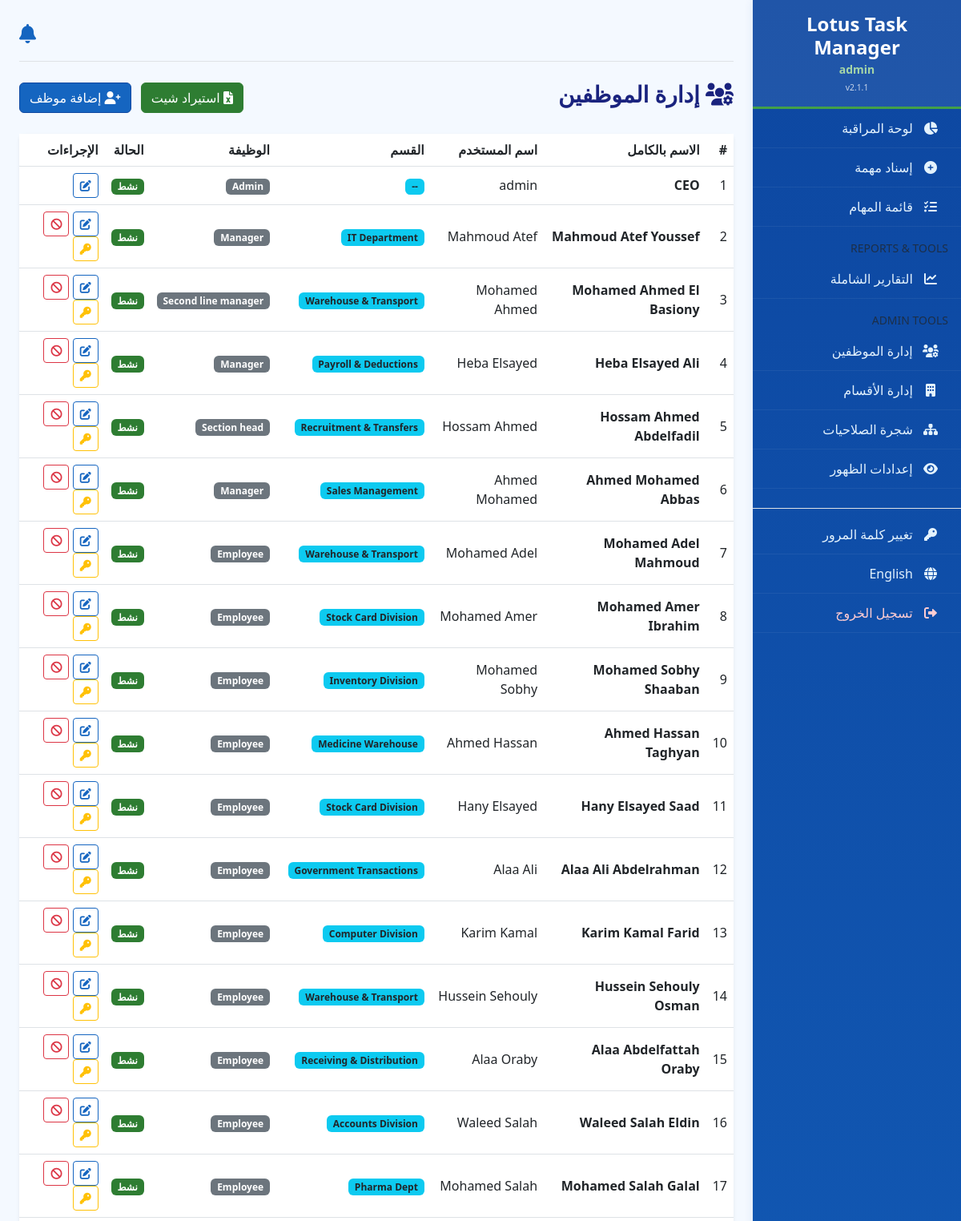
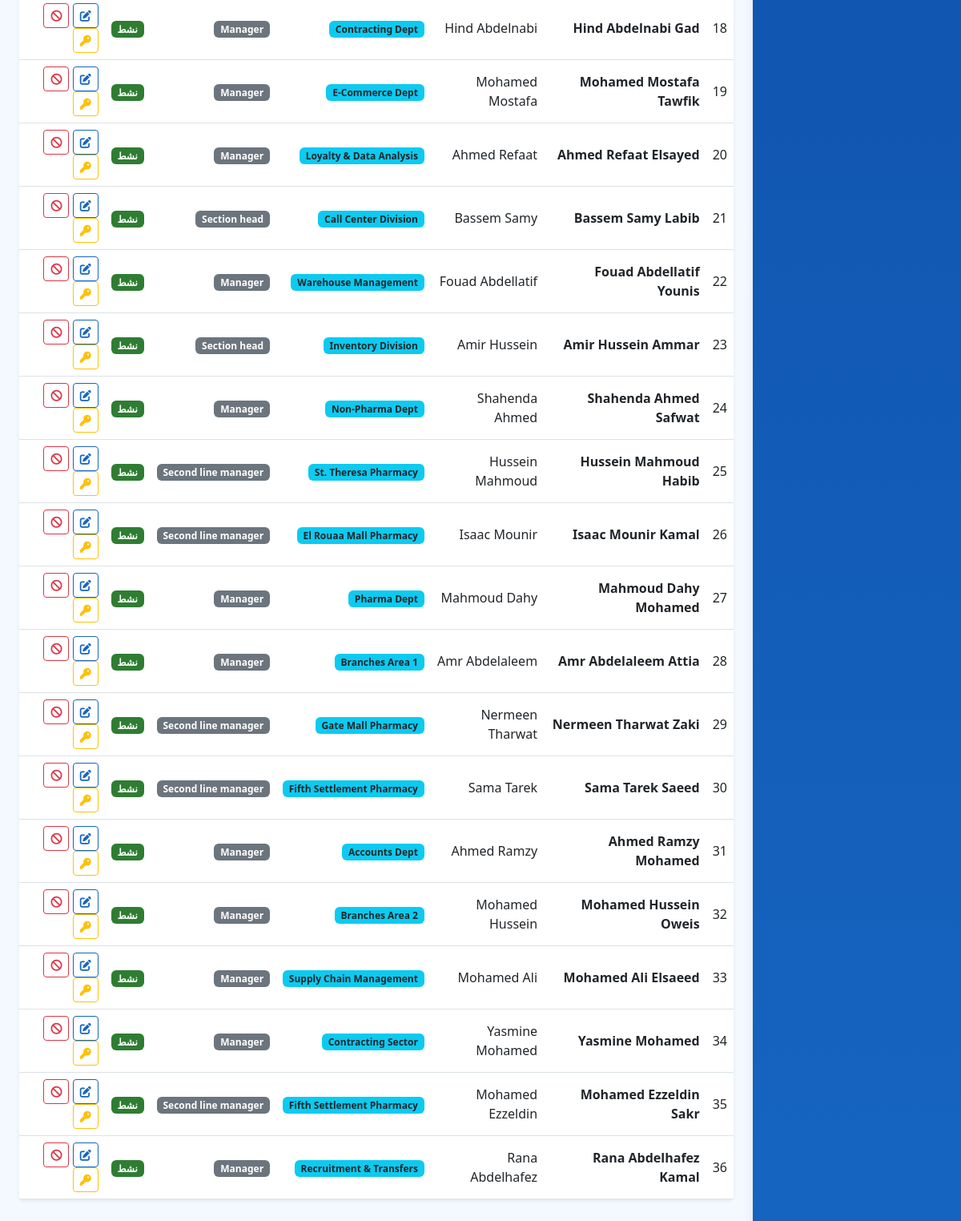
The app's page /admin/users (signed in) with its own data (2 pictures, top to bottom).
### app.py (models this page shows)
class User(UserMixin, db.Model):
    id = db.Column(db.Integer, primary_key=True)
    full_name = db.Column(db.String(100))
    username = db.Column(db.String(50), unique=True)
    email = db.Column(db.String(120), nullable=True)
    password = db.Column(db.String(200))
    role = db.Column(db.String(50))
    is_active = db.Column(db.Boolean, default=True)
    department_id = db.Column(db.Integer, db.ForeignKey('department.id'), nullable=True)

class Department(db.Model):
    id = db.Column(db.Integer, primary_key=True)
    name = db.Column(db.String(100), unique=True, nullable=False)
    head_id = db.Column(db.Integer, db.ForeignKey('user.id'), nullable=True)
    head = db.relationship('User', foreign_keys=[head_id])
    users = db.relationship('User', backref='department', lazy=True, foreign_keys='User.department_id')

### app.py (the view)
@app.route('/admin/users')
@login_required
@admin_required
def manage_users(): return render_template('manage_users.html', users=User.query.all(), departments=Department.query.all(), roles=AVAILABLE_ROLES)

### app.py (called while the page is built)
@login_manager.user_loader
def load_user(user_id): return User.query.get(int(user_id))

def admin_required(f):
    @wraps(f)
    def decorated(*args, **kwargs):
        if not current_user.is_authenticated or current_user.role not in ['admin', 'CEO']:
            flash('غير مصرح لك بدخول هذه الصفحة' if session.get('lang', 'ar') == 'ar' else 'Access denied', 'danger')
            return redirect(url_for('dashboard'))
        return f(*args, **kwargs)
    return decorated

def user_can_see(feature_key):
    if not current_user.is_authenticated:
        return False
    setting = FeatureVisibility.query.filter_by(feature_key=feature_key).first()
    if not setting:
        default_roles = DEFAULT_FEATURE_VISIBILITY.get(feature_key, AVAILABLE_ROLES)
        return current_user.role in default_roles
    roles = [r.strip() for r in setting.allowed_roles.split(',') if r.strip()]
    return current_user.role in roles

### templates/manage_users.html (shortened to what this page needs)
{% extends "layout.html" %}
{% block content %}
<div class="d-flex justify-content-between align-items-center mb-4">
    <h3 class="fw-bold"><i class="fas fa-users-cog"></i> {{ t['users_manage'] }}</h3>
    <div>
        <a href="/admin/import_users" class="btn btn-success me-2"><i class="fas fa-file-excel"></i> {{ t['import_excel'] }}</a>
        <button class="btn btn-primary" data-bs-toggle="modal" data-bs-target="#addUserModal">
            <i class="fas fa-user-plus"></i> {{ t['add_user'] }}
        </button>
    </div>
</div>
<div class="card shadow-sm border-0">
    <div class="card-body p-0">
        <div class="table-responsive scroll-panel">
            <table class="table table-hover align-middle mb-0">
                <thead class="bg-light">
                    <tr>
                        <th>#</th>
                        <th>{{ t['full_name'] }}</th>
                        <th>{{ t['username'] }}</th>
                        <th>{{ t['department'] }}</th>
                        <th>{{ t['role'] }}</th>
                        <th>{{ t['status_col'] }}</th>
                        <th>{{ t['actions'] }}</th>
                    </tr>
                </thead>
                <tbody>
                    {% for u in users %}
                    <tr>
                        <td>{{ u.id }}</td>
                        <td class="fw-bold">{{ u.full_name }}</td>
                        <td>{{ u.username }}</td>
                        <td><span class="badge bg-info text-dark">{{ u.department.name if u.department else '--' }}</span></td>
                        <td><span class="badge bg-secondary">{{ u.role | capitalize }}</span></td>
                        <td>
                            {% if u.is_active %}
                            <span class="badge bg-success">{{ t['active'] }}</span>
                            {% else %}
                            <span class="badge bg-danger">{{ t['suspended'] }}</span>
                            {% endif %}
                        </td>
                        <td>
                            <button type="button" class="btn btn-sm btn-outline-primary btn-edit-user"
                                title="{{ t['edit'] }}"
                                data-id="{{ u.id }}"
                                data-full-name="{{ u.full_name }}"
                                data-username="{{ u.username }}"
                                data-email="{{ u.email or '' }}"
                                data-department="{{ u.department_id or '' }}"
                                data-role="{{ u.role }}"
                                data-is-self="{{ '1' if u.id == current_user.id else '0' }}">
                                <i class="fas fa-edit"></i>
                            </button>
                            {% if u.id != current_user.id %}
                            <form action="/admin/user/toggle_status/{{ u.id }}" method="POST" class="d-inline">
                                <button type="submit" class="btn btn-sm {{ 'btn-outline-danger' if u.is_active else 'btn-outline-success' }}" title="{{ t['block_unblock'] }}"><i class="fas {{ 'fa-ban' if u.is_active else 'fa-check' }}"></i></button>
                            </form>
                            <button type="button" class="btn btn-sm btn-outline-warning btn-reset-pass"
                                data-id="{{ u.id }}" data-name="{{ u.full_name }}" title="{{ t['reset_pass'] }}">
                                <i class="fas fa-key"></i>
                            </button>
                            {% endif %}
                        </td>
                    </tr>
                    {% endfor %}
                </tbody>
            </table>
        </div>
    </div>
</div>
{% endblock %}

### templates/layout.html (shortened to what this page needs)
<!DOCTYPE html>
<html lang="{{ lang }}" dir="{{ t['dir'] }}">
<head>
    <link href="https://cdn.jsdelivr.net/npm/bootstrap@5.3.0/dist/css/bootstrap.min.css" rel="stylesheet">
    {% if lang == 'ar' %}
    <link rel="stylesheet" href="https://cdn.jsdelivr.net/npm/bootstrap@5.3.0/dist/css/bootstrap.rtl.min.css">
    {% endif %}
    <link href="https://cdnjs.cloudflare.com/ajax/libs/font-awesome/6.0.0/css/all.css" rel="stylesheet">
</head>
<body>
    {% if current_user.is_authenticated %}
    <div class="sidebar" id="sidebar">
        <div class="p-3 text-center sidebar-brand">
            <h4 class="mb-0 fw-bold">{{ t['system_title'] }}</h4>
            <small class="role-badge">{{ current_user.role }}</small>
            <small class="d-block mt-1" style="font-size:0.65rem; opacity:0.75;">v{{ app_version }}</small>
        </div>
        {% if user_can_see('dashboard') %}
        <a href="/dashboard"><i class="fas fa-chart-pie fa-fw mx-2"></i> {{ t['dashboard'] }}</a>
        {% endif %}
        {% if user_can_see('create_task') %}
        <a href="/tasks/create"><i class="fas fa-plus-circle fa-fw mx-2"></i> {{ t['new_task'] }}</a>
        {% endif %}
        {% if user_can_see('tasks_list') %}
        <a href="/tasks"><i class="fas fa-tasks fa-fw mx-2"></i> {{ t['tasks_list'] }}</a>
        {% endif %}
        {% if user_can_see('reports') %}
        <div class="text-uppercase small text-muted px-3 mt-3 mb-1">Reports & Tools</div>
        <a href="/reports"><i class="fas fa-chart-line fa-fw mx-2"></i> {{ t['reports'] }}</a>
        {% endif %}
        {% if current_user.role in ['admin', 'CEO'] %}
        <div class="text-uppercase small text-muted px-3 mt-3 mb-1">Admin Tools</div>
        {% if user_can_see('users_manage') %}
        <a href="/admin/users"><i class="fas fa-users-cog fa-fw mx-2"></i> {{ t['users_manage'] }}</a>
        {% endif %}
        {% if user_can_see('departments_manage') %}
        <a href="/admin/departments"><i class="fas fa-building fa-fw mx-2"></i> {{ t['departments_manage'] }}</a>
        {% endif %}
        {% if user_can_see('hierarchy_manage') %}
        <a href="/admin/hierarchy"><i class="fas fa-sitemap fa-fw mx-2"></i> {{ t['hierarchy_manage'] }}</a>
        {% endif %}
        <a href="/admin/permissions"><i class="fas fa-eye fa-fw mx-2"></i> {{ t['permissions_manage'] }}</a>
        {% endif %}
        <div class="mt-4 border-top pt-2">
            <a href="#" data-bs-toggle="modal" data-bs-target="#changeMyPassModal">
                <i class="fas fa-key fa-fw mx-2"></i> {{ t['change_password'] }}
            </a>
            <a href="{{ url_for('set_language', lang_code='en' if lang=='ar' else 'ar') }}">
                <i class="fas fa-globe fa-fw mx-2"></i> {{ t['lang_name'] }}
            </a>
            <a href="/logout" class="text-danger"><i class="fas fa-sign-out-alt fa-fw mx-2"></i> {{ t['logout'] }}</a>
        </div>
    </div>
    {% endif %}
    <div class="main-content">
        <div class="container-fluid p-4">
            {% if current_user.is_authenticated %}
            <div class="d-flex justify-content-end align-items-center border-bottom pb-3 mb-4">
                <div class="dropdown">
                    <a href="#" class="text-dark position-relative fs-4 text-decoration-none" id="bellIcon" data-bs-toggle="dropdown" aria-expanded="false" title="{{ t['notif_title'] }}">
                        <i class="fas fa-bell"></i>
                    </a>
                </div>
            </div>
            {% endif %}
            {% block content %}{% endblock %}
        </div>
    </div>
</body>
</html>

### records on screen
User: role "admin", id "1", full_name "CEO", username "admin", department "--", role "Admin", active "نشط"
User: id "2", full_name "Mahmoud Atef Youssef", username "Mahmoud Atef", department "IT Department", role "Manager", active "نشط", is_active True (drawn)
User: id "3", full_name "Mohamed Ahmed El Basiony", username "Mohamed Ahmed", department "Warehouse & Transport", role "Second line manager", active "نشط", is_active True (drawn)
User: id "4", full_name "Heba Elsayed Ali", username "Heba Elsayed", department "Payroll & Deductions", role "Manager", active "نشط", is_active True (drawn)
User: id "5", full_name "Hossam Ahmed Abdelfadil", username "Hossam Ahmed", department "Recruitment & Transfers", role "Section head", active "نشط", is_active True (drawn)
User: id "6", full_name "Ahmed Mohamed Abbas", username "Ahmed Mohamed", department "Sales Management", role "Manager", active "نشط", is_active True (drawn)
User: id "7", full_name "Mohamed Adel Mahmoud", username "Mohamed Adel", department "Warehouse & Transport", role "Employee", active "نشط", is_active True (drawn)
User: id "8", full_name "Mohamed Amer Ibrahim", username "Mohamed Amer", department "Stock Card Division", role "Employee", active "نشط", is_active True (drawn)
User: id "9", full_name "Mohamed Sobhy Shaaban", username "Mohamed Sobhy", department "Inventory Division", role "Employee", active "نشط", is_active True (drawn)
User: id "10", full_name "Ahmed Hassan Taghyan", username "Ahmed Hassan", department "Medicine Warehouse", role "Employee", active "نشط", is_active True (drawn)
User: id "11", full_name "Hany Elsayed Saad", username "Hany Elsayed", department "Stock Card Division", role "Employee", active "نشط", is_active True (drawn)
User: id "12", full_name "Alaa Ali Abdelrahman", username "Alaa Ali", department "Government Transactions", role "Employee", active "نشط", is_active True (drawn)
User: id "13", full_name "Karim Kamal Farid", username "Karim Kamal", department "Computer Division", role "Employee", active "نشط", is_active True (drawn)
User: id "14", full_name "Hussein Sehouly Osman", username "Hussein Sehouly", department "Warehouse & Transport", role "Employee", active "نشط", is_active True (drawn)
User: id "15", full_name "Alaa Abdelfattah Oraby", username "Alaa Oraby", department "Receiving & Distribution", role "Employee", active "نشط", is_active True (drawn)
User: id "16", full_name "Waleed Salah Eldin", username "Waleed Salah", department "Accounts Division", role "Employee", active "نشط", is_active True (drawn)
User: id "17", full_name "Mohamed Salah Galal", username "Mohamed Salah", department "Pharma Dept", role "Employee", active "نشط", is_active True (drawn)
User: id "18", full_name "Hind Abdelnabi Gad", username "Hind Abdelnabi", department "Contracting Dept", role "Manager", active "نشط", is_active True (drawn)
User: id "19", full_name "Mohamed Mostafa Tawfik", username "Mohamed Mostafa", department "E-Commerce Dept", role "Manager", active "نشط", is_active True (drawn)
User: id "20", full_name "Ahmed Refaat Elsayed", username "Ahmed Refaat", department "Loyalty & Data Analysis", role "Manager", active "نشط", is_active True (drawn)
User: id "21", full_name "Bassem Samy Labib", username "Bassem Samy", department "Call Center Division", role "Section head", active "نشط", is_active True (drawn)
User: id "22", full_name "Fouad Abdellatif Younis", username "Fouad Abdellatif", department "Warehouse Management", role "Manager", active "نشط", is_active True (drawn)
User: id "23", full_name "Amir Hussein Ammar", username "Amir Hussein", department "Inventory Division", role "Section head", active "نشط", is_active True (drawn)
User: id "24", full_name "Shahenda Ahmed Safwat", username "Shahenda Ahmed", department "Non-Pharma Dept", role "Manager", active "نشط", is_active True (drawn)
User: id "25", full_name "Hussein Mahmoud Habib", username "Hussein Mahmoud", department "St. Theresa Pharmacy", role "Second line manager", active "نشط", is_active True (drawn)
User: id "26", full_name "Isaac Mounir Kamal", username "Isaac Mounir", department "El Rouaa Mall Pharmacy", role "Second line manager", active "نشط", is_active True (drawn)
User: id "27", full_name "Mahmoud Dahy Mohamed", username "Mahmoud Dahy", department "Pharma Dept", role "Manager", active "نشط", is_active True (drawn)
User: id "28", full_name "Amr Abdelaleem Attia", username "Amr Abdelaleem", department "Branches Area 1", role "Manager", active "نشط", is_active True (drawn)
User: id "29", full_name "Nermeen Tharwat Zaki", username "Nermeen Tharwat", department "Gate Mall Pharmacy", role "Second line manager", active "نشط", is_active True (drawn)
User: id "30", full_name "Sama Tarek Saeed", username "Sama Tarek", department "Fifth Settlement Pharmacy", role "Second line manager", active "نشط", is_active True (drawn)
User: id "31", full_name "Ahmed Ramzy Mohamed", username "Ahmed Ramzy", department "Accounts Dept", role "Manager", active "نشط", is_active True (drawn)
User: id "32", full_name "Mohamed Hussein Oweis", username "Mohamed Hussein", department "Branches Area 2", role "Manager", active "نشط", is_active True (drawn)
User: id "33", full_name "Mohamed Ali Elsaeed", username "Mohamed Ali", department "Supply Chain Management", role "Manager", active "نشط", is_active True (drawn)
User: id "34", full_name "Yasmine Mohamed", username "Yasmine Mohamed", department "Contracting Sector", role "Manager", active "نشط", is_active True (drawn)
User: id "35", full_name "Mohamed Ezzeldin Sakr", username "Mohamed Ezzeldin", department "Fifth Settlement Pharmacy", role "Second line manager", active "نشط", is_active True (drawn)
User: id "36", full_name "Rana Abdelhafez Kamal", username "Rana Abdelhafez", department "Recruitment & Transfers", role "Manager", active "نشط", is_active True (drawn)

### other values on screen
{{ t['system_title'] }} "Lotus Task Manager"
{{ app_version }} "2.1.1"
{{ t['dashboard'] }} "لوحة المراقبة"
{{ t['new_task'] }} "إسناد مهمة"
{{ t['tasks_list'] }} "قائمة المهام"
{{ t['reports'] }} "التقارير الشاملة"
{{ t['users_manage'] }} "إدارة الموظفين"
{{ t['departments_manage'] }} "إدارة الأقسام"
{{ t['hierarchy_manage'] }} "شجرة الصلاحيات"
{{ t['permissions_manage'] }} "إعدادات الظهور"
{{ t['change_password'] }} "تغيير كلمة المرور"
{{ t['lang_name'] }} "English"
{{ t['logout'] }} "تسجيل الخروج"
{{ t['import_excel'] }} "استيراد شيت"
{{ t['add_user'] }} "إضافة موظف"
